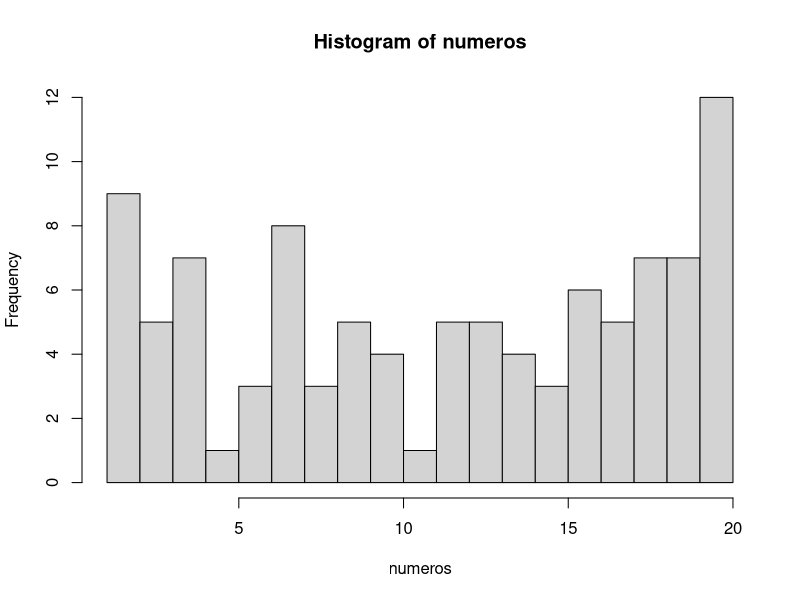

Reproduce this figure in R.
## ---- chunk 1
numeros <- sample(1:20, 100, TRUE)
numeros
## ---- chunk 2
mediana <- median(numeros)
mediana
## ---- chunk 3
media <- mean(numeros)
media
## ---- chunk 4
# El argumento breaks nos permite dividir en histograma en las partes que queramos
hist(numeros, breaks = 20)
## ---- chunk 5
tabla.frecuencias <- data.frame(table(numeros))
tabla.frecuencias
## ---- chunk 6
# Con la función seq, creamos una secuencia de 1 a 10 en intervalos de 0.1 en 0.1
secuencia <- seq(1, 10, 0.1)
muestra <- sample(secuencia, 100, TRUE)
muestra
## ---- chunk 7
# Aquí el cálculo de la mediana 
mediana.muestra <- median(muestra)
mediana.muestra
## ---- chunk 8
# Aquí el cálculo de la media
media <- mean(numeros)
media
## ---- chunk 9
# Aquí el cálculo de la moda
tabla.muestra <- data.frame(table(muestra))
tabla.muestra

